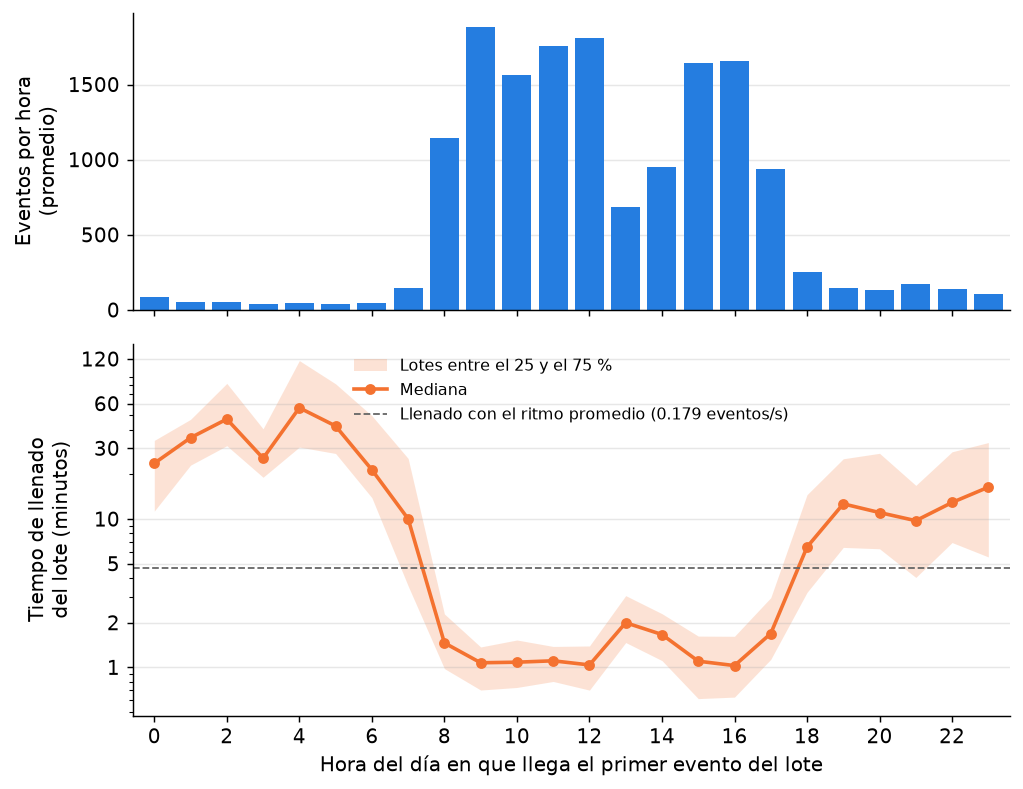

Recreate this plot in Python.
"""Figura de la sección 4.5.4: tráfico de logs y tiempo de llenado del lote según la hora del día.

Lee los eventos conservados por el prefiltro (processed_logs.jsonl), los ordena por su marca de
tiempo (hora local del servicio, UTC-5) y los agrupa de 50 en 50, como el ingestor. Panel superior:
eventos promedio por hora según la hora del día. Panel inferior: tiempo de llenado de los lotes
(del primer al evento 50) según la hora en que llegó su primer evento; mediana y rango intercuartílico.

Uso (desde slm-pipeline-thesis/):
  ../Tesis/scripts/.venv/bin/python figs/resultados/latencia_por_hora.py \
      ../Tesis/scripts/pseudo_labeling/data/ms_users/processed_logs.jsonl
"""
import json
import statistics
import sys
from collections import defaultdict
from datetime import datetime
from pathlib import Path

import matplotlib
matplotlib.use("Agg")
import matplotlib.pyplot as plt
import numpy as np

N = 50
BLUE, ORANGE, TEXT2 = "#257de0", "#f47230", "#666666"


def main(logs, out_pdf):
    ts = sorted(datetime.fromisoformat(json.loads(l)["timestamp"]) for l in open(logs, encoding="utf-8") if l.strip())
    days = (ts[-1] - ts[0]).total_seconds() / 86400
    per_hour = np.zeros(24)
    for t in ts:
        per_hour[t.hour] += 1
    per_hour /= days
    fills = defaultdict(list)
    week = {"laborable": [], "fin de semana": []}
    for k in range(len(ts) // N):
        first, last = ts[k * N], ts[(k + 1) * N - 1]
        minutes = (last - first).total_seconds() / 60
        fills[first.hour].append(minutes)
        week["fin de semana" if first.weekday() >= 5 else "laborable"].append(minutes)
    hours = np.arange(24)
    med = np.array([np.median(fills[h]) for h in hours])
    q1 = np.array([np.percentile(fills[h], 25) for h in hours])
    q3 = np.array([np.percentile(fills[h], 75) for h in hours])

    plt.rcParams.update({"font.size": 11, "axes.spines.top": False, "axes.spines.right": False})
    fig, (ax1, ax2) = plt.subplots(2, 1, figsize=(8, 6.2), sharex=True, gridspec_kw={"height_ratios": [1, 1.25]})
    ax1.bar(hours, per_hour, width=0.8, color=BLUE)
    ax1.set_ylabel("Eventos por hora\n(promedio)")
    ax1.grid(axis="y", alpha=0.3)
    ax1.set_axisbelow(True)

    ax2.fill_between(hours, q1, q3, color=ORANGE, alpha=0.2, linewidth=0, label="Lotes entre el 25 y el 75 %")
    ax2.plot(hours, med, color=ORANGE, linewidth=2, marker="o", markersize=5, label="Mediana")
    ax2.axhline(50 / (len(ts) / (days * 86400)) / 60, color=TEXT2, linewidth=1, linestyle="--",
                label="Llenado con el ritmo promedio (0.179 eventos/s)")
    ax2.set_yscale("log")
    ax2.set_yticks([1, 2, 5, 10, 30, 60, 120])
    ax2.set_yticklabels(["1", "2", "5", "10", "30", "60", "120"])
    ax2.set_ylabel("Tiempo de llenado\ndel lote (minutos)")
    ax2.set_xlabel("Hora del día en que llega el primer evento del lote")
    ax2.set_xticks(range(0, 24, 2))
    ax2.set_xlim(-0.6, 23.6)
    ax2.grid(axis="y", alpha=0.3, which="major")
    ax2.legend(frameon=False, fontsize=9, loc="upper center", ncol=1)
    fig.tight_layout()
    fig.savefig(out_pdf, bbox_inches="tight")
    fig.savefig(Path(out_pdf).with_suffix(".png"), dpi=130, bbox_inches="tight")
    print("guardado", out_pdf)
    for h in hours:
        print(f"{h:2d}h  {per_hour[h]:7.1f} ev/h  lotes {len(fills[h]):4d}  llenado mediana {med[h]:6.1f} min  IQR {q1[h]:.1f}-{q3[h]:.1f}")
    for k, v in week.items():
        print(k, len(v), "lotes, mediana", round(statistics.median(v), 1), "min")


if __name__ == "__main__":
    out = sys.argv[2] if len(sys.argv) > 2 else str(Path(__file__).with_name("latencia_por_hora.pdf"))
    main(sys.argv[1], out)
